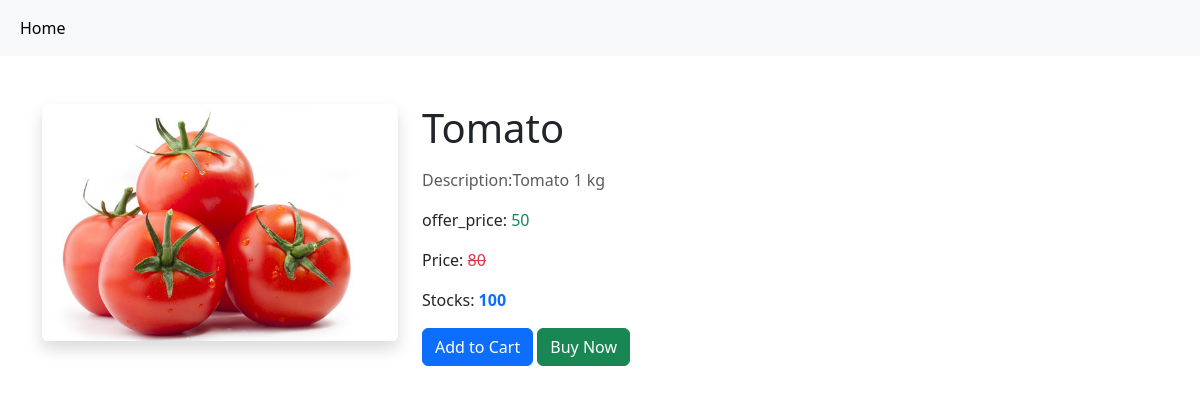
Page /product_view/1/ on the committed database.
### gm_app/models.py (models this page shows)
class Product(models.Model):
    pid=models.TextField()
    name=models.TextField()
    dis=models.TextField()
    offer_price=models.IntegerField()
    price=models.IntegerField()
    stock=models.IntegerField()
    category=models.ForeignKey(Category,on_delete=models.CASCADE)
    img=models.FileField()

### gm_app/views.py (the view)
# urls.py: path('product_view/<int:pid>/', views.product_view, name='product_view'),
def product_view(req,pid):
       product = get_object_or_404(Product, id=pid)
       data=Product.objects.get(pk=pid)
       return render(req,'user/product_view.html',{'Product':data,'product': product})

### templates/user/product_view.html (shortened to what this page needs)
<!DOCTYPE html>
<html lang="en">
<head>
    <link href="https://cdn.jsdelivr.net/npm/bootstrap@5.3.2/dist/css/bootstrap.min.css" rel="stylesheet">
</head>
<body>
    <nav class="navbar navbar-expand-sm bg-light navbar-light">
        <div class="container-fluid">
          <ul class="navbar-nav">
            <li class="nav-item">
              <a class="nav-link active" href="{% url 'user_home' %}">Home</a>
            </li>
          </ul>
        </div>
    </nav>
    <div class="container mt-5">
        <div class="row">
            <div class="col-md-4">
                <img src="{{ Product.img.url }}" alt="Product Image" class="img-fluid rounded shadow">
            </div>
            <div class="col-md-8">
                <h1 class="mb-3">{{ Product.name }}</h1>
                <p class="text-muted">Description:<span class="fw-normal">{{ Product.dis }} </span></p>
                <p>offer_price: <del style="text-decoration: none;" class="text-success">{{ Product.offer_price }}</del></p>
                <p>Price: <del style="text-decoration: line-through;" class="text-danger">{{ Product.price }}</del></p>
                <p>Stocks: <span class="fw-bold text-primary">{{ Product.stock }}</span></p>
                <a href="{% url 'add_to_cart' Product.id %}"  class="btn btn-primary">Add to Cart</a>
                <a href="{% url 'product_buy' Product.id %}" class="btn btn-success ">Buy Now</a>
            </div>
        </div>
    </div>
</body>
</html>

### rows in the picture
Product: img (picture), name "Tomato", dis "Tomato 1 kg", offer_price "50", price "80", stock "100"
